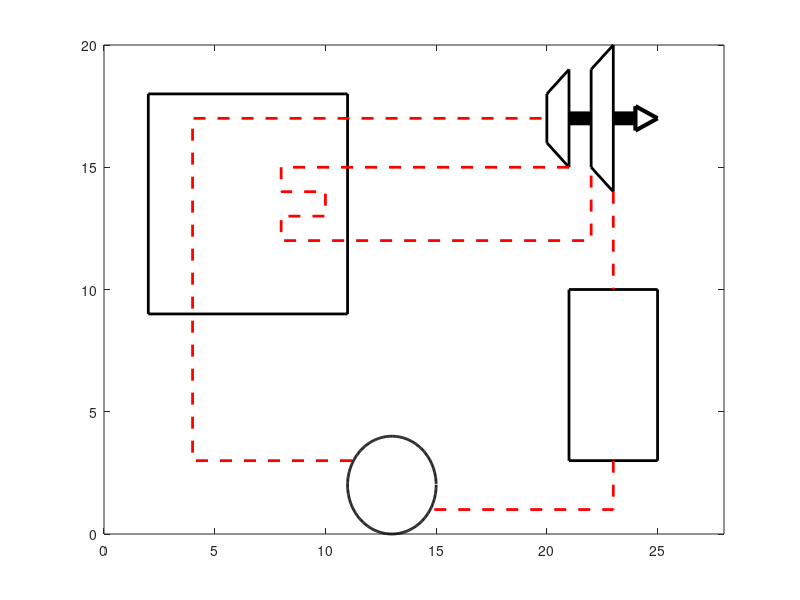

Write the MATLAB code that produced this figure. (Note: this script raises an error after producing the figure.)
function Schematic_View
% Boiler
Bx = [2 2 11 11 2];
By = [9 18 18 9 9];

% Turbine 1
T1x = [20 20 21 21 20];
T1y = [16 18 19 15 16];

% Turbine 2
T2x = [22 22 23 23 22];
T2y = [15 19 20 14 15];

% Condenser
Cx = [21 25 25 21 21];
Cy = [10 10 3 3 10];

% Pump
R = 2;
x0 = 13; y0 = 2;
for theta = 1 : 360 
    Px(theta) = x0 + R * cosd(theta);
    Py(theta) = y0 + R * sind(theta);
end

% From Pump to Turbine 1 Way
PTx = [11.2 4 4 20];
PTy = [3 3 17 17];

% The Way of Reheat
Rx = [21 8 8 10 10 8 8 22 22];
Ry = [15 15 14 14 13 13 12 12 15];

% From Turbine 2 to Condenser
TCx = [23 23];
TCy = [14 10];

% From Condenser to Pump
CPx = [23 23 14.8];
CPy = [3 1 1];

% Connection between Turbines
con1x = [21 22];
con1y = [17 17];
con2x = [23 24];
con2y = [17 17];
arrowturbinex = [24 25 24 24];
arrowturbiney = [17.5 17 16.5 17.5];

% Arrows
A1x = [13.5 14 13.5]; A1y = [17.5 17 16.5];
A2x = [16.5 16 16.5]; A2y = [15.5 15 14.5];
A3x = [19.5 20 19.5]; A3y = [12.5 12 11.5];
A4x = [22.5 23 23.5]; A4y = [11.5 11 11.5];
A5x = [16.5 16 16.5]; A5y = [1.5 1 0.5];
A6x = [3.5 4 4.5]   ; A6y = [5.5 6 5.5];

% Plotting
plot(Bx,By,'k','linewidth',2);
hold on;
plot(T1x,T1y,'k','linewidth',2);
plot(T2x,T2y,'k','linewidth',2);
plot(Cx,Cy,'k','linewidth',2);
plot(Px,Py,'k','linewidth',2);
plot(PTx,PTy,'--r','linewidth',2);
plot(Rx,Ry,'--r','linewidth',2);
plot(TCx,TCy,'--r','linewidth',2);
plot(CPx,CPy,'--r','linewidth',2);
plot(con1x,con1y,'k','linewidth',10);
plot(con2x,con2y,'k','linewidth',10);
% plot(A1x,A1y,'r','linewidth',3);
% plot(A2x,A2y,'r','linewidth',3);
% plot(A3x,A3y,'r','linewidth',3);
% plot(A4x,A4y,'r','linewidth',3);
% plot(A5x,A5y,'r','linewidth',3);
% plot(A6x,A6y,'r','linewidth',3);
plot(arrowturbinex,arrowturbiney,'k','linewidth',3);
axis([0 28 0 20])
text(14,17.2,'\rightarrow','FontSize',28,'FontWeight','demi');%1st Arrow
text(16,15.2,'\leftarrow','FontSize',28,'FontWeight','demi');%2nd Arrow
text(16,12.2,'\rightarrow','FontSize',28,'FontWeight','demi');%3rd Arrow
text(22.4,11,'\downarrow','FontSize',28,'FontWeight','demi');%4th Arrow
text(16,1.2,'\leftarrow','FontSize',28,'FontWeight','demi');%5th Arrow
text(3.4,6,'\uparrow','FontSize',28,'FontWeight','demi');%6th Arrow
text(22.5,9.5,'Condenser','FontSize',14,'rotation',270,'FontWeight','demi','fontname','calibri');
text(11.5,2,'Pump','FontSize',14,'FontWeight','demi','fontname','calibri');
text(3,17.8,'Steam Generator','FontSize',14,'rotation',270,'FontWeight','demi','fontname','calibri');
text(25,17,'Turbine','FontSize',14,'FontWeight','demi','fontname','calibri');
text(A1x(2),A1y(2)+1,'1','FontSize',12,'FontWeight','demi','fontname','calibri');
text(A2x(2),A2y(2)-1,'2','FontSize',12,'FontWeight','demi','fontname','calibri');
text(A3x(2)-1,A3y(2)-1,'3','FontSize',12,'FontWeight','demi','fontname','calibri');
text(A4x(2)+1,A4y(2)+0.5,'4','FontSize',12,'FontWeight','demi','fontname','calibri');
text(A5x(2),A5y(2)+1,'5','FontSize',12,'FontWeight','demi','fontname','calibri');
text(A6x(2)-1,A6y(2),'6','FontSize',12,'FontWeight','demi','fontname','calibri');